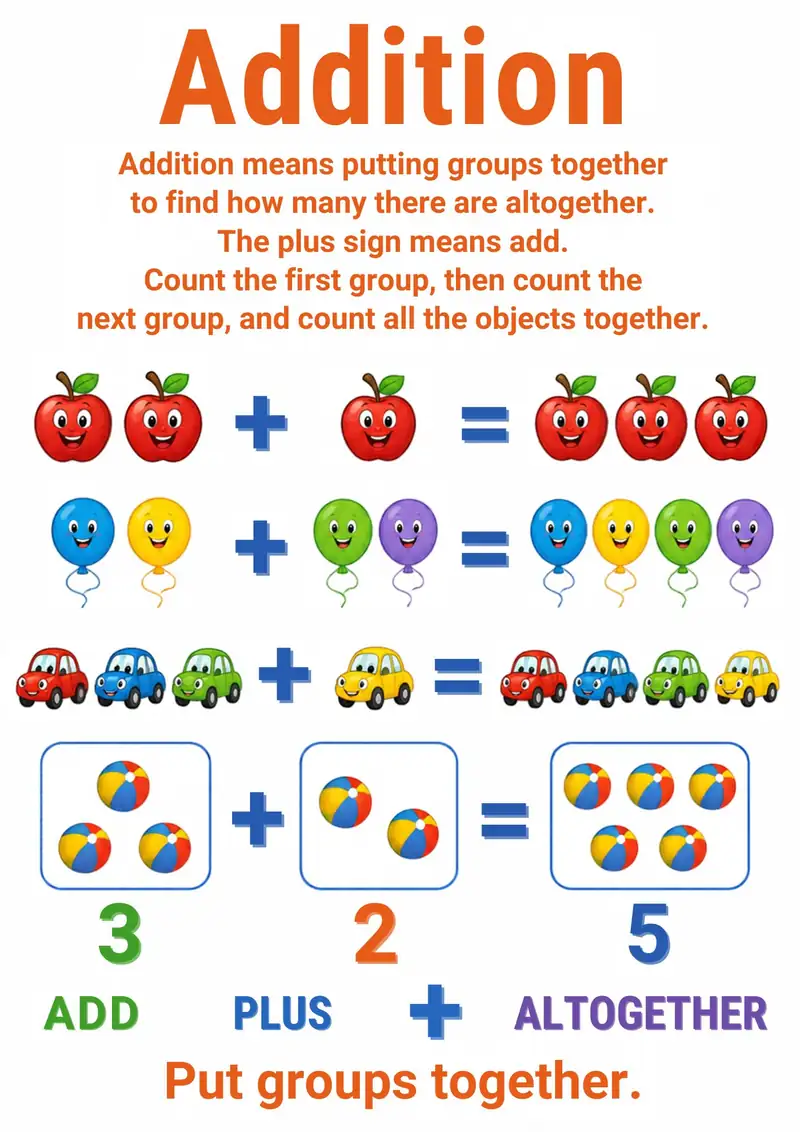
#> input picture scripts/mm-assets/addition-adding-groups-flashcard-for-kids.webp, 800 x 1132 px; its folder holds only this picture in this run
$ python mm-lab-contactsheets.py
#> lines starting #> are read from the running program, lines starting #| are printed output that depends on the picture
#!/usr/bin/env python3
"""Labeled contact sheets for the two 2026-10-31 decks — Class 42 · Measuring
& Money (28 cards + cover) and the Science Lab equipment deck (53 cards) —
the house transcription play (Class 39/40/41 + Science rounds): every card
face is read off the artwork via labeled grids, never invented. 9 cards per
sheet, 3x3, each cell labeled with its 1-based index + R2 file name."""
import os
from PIL import Image, ImageDraw, ImageFont

HERE = os.path.dirname(__file__)

def sheets(assets_dir, out_dir, prefix):
#> called with assets_dir = 'scripts/mm-assets', out_dir = 'scripts/mm-sheets', prefix = 'mm'
    os.makedirs(out_dir, exist_ok=True)
    CARDS = sorted(f for f in os.listdir(assets_dir) if f.endswith('.webp') and 'cover' not in f)
    CELL_W, LABEL_H = 360, 30
    try:
        FONT = ImageFont.truetype('/usr/share/fonts/truetype/dejavu/DejaVuSans-Bold.ttf', 15)
    except Exception:
        FONT = ImageFont.load_default()
    per = 9
    n = (len(CARDS) + per - 1) // per
    for s in range(n):
        chunk = CARDS[s * per:(s + 1) * per]
        cols = 3
        rows = (len(chunk) + cols - 1) // cols
        cell_h = CELL_W * 1132 // 800
        sheet = Image.new('RGB', (cols * CELL_W, rows * (cell_h + LABEL_H)), '#111111')
#> sheet: PIL image 1080x539 RGB; every value is 17
        d = ImageDraw.Draw(sheet)
        for i, name in enumerate(chunk):
            idx = s * per + i + 1
            img = Image.open(os.path.join(assets_dir, name)).convert('RGB').resize((CELL_W, cell_h))
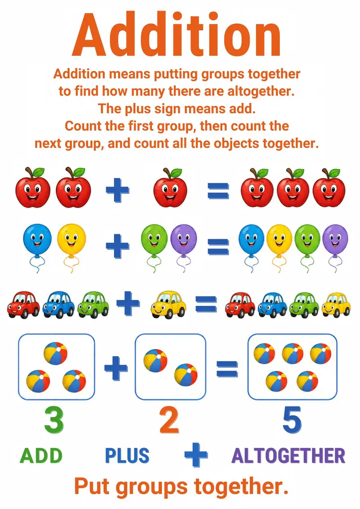
#> img: PIL image 360x509 RGB; mean R, G, B 234.4, 224.8, 218.6
            x, y = (i % cols) * CELL_W, (i // cols) * (cell_h + LABEL_H)
            sheet.paste(img, (x, y + LABEL_H))
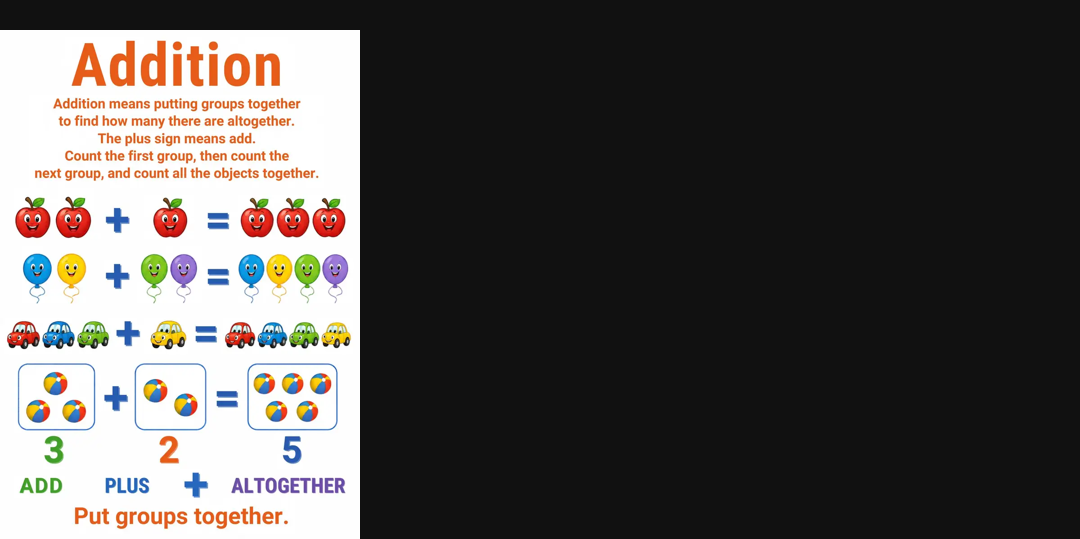
#> sheet: PIL image 1080x539 RGB; mean R, G, B 85.4, 82.4, 80.4
            d.text((x + 6, y + 5), f'#{idx:02d} {name[:46]}', fill='#ffffff', font=FONT)
        p = os.path.join(out_dir, f'{prefix}-sheet-{s + 1}.png')
        sheet.save(p)
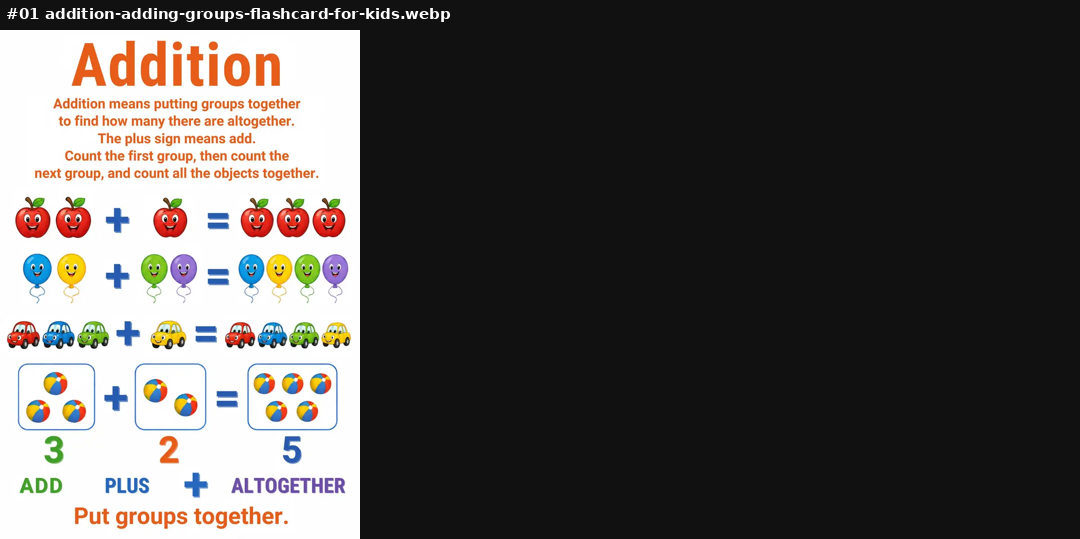
#> saved as mm-sheet-1.png: PIL image 1080x539 RGB; mean R, G, B 86.2, 83.2, 81.2
        print(p, sheet.size, f'cards #{s * per + 1}-#{s * per + len(chunk)}')
#| scripts/mm-sheets/mm-sheet-1.png (1080, 539) cards #1-#1
    # the cover, alone, for the class page main image check
    cov = [f for f in os.listdir(assets_dir) if 'cover' in f]
    if cov:
        img = Image.open(os.path.join(assets_dir, cov[0])).convert('RGB').resize((CELL_W, CELL_W * 1132 // 800))
        p = os.path.join(out_dir, f'{prefix}-cover.png')
        img.save(p)
        print(p, 'cover')

sheets(os.path.join(HERE, 'mm-assets'), os.path.join(HERE, 'mm-sheets'), 'mm')
sheets(os.path.join(HERE, 'lab-assets'), os.path.join(HERE, 'lab-sheets'), 'lab')
#> (the run stopped early here; a loop or call above may not have finished)

$ run again, on scripts/mm-assets/full-and-empty-capacity-flashcard-for-kids.webp
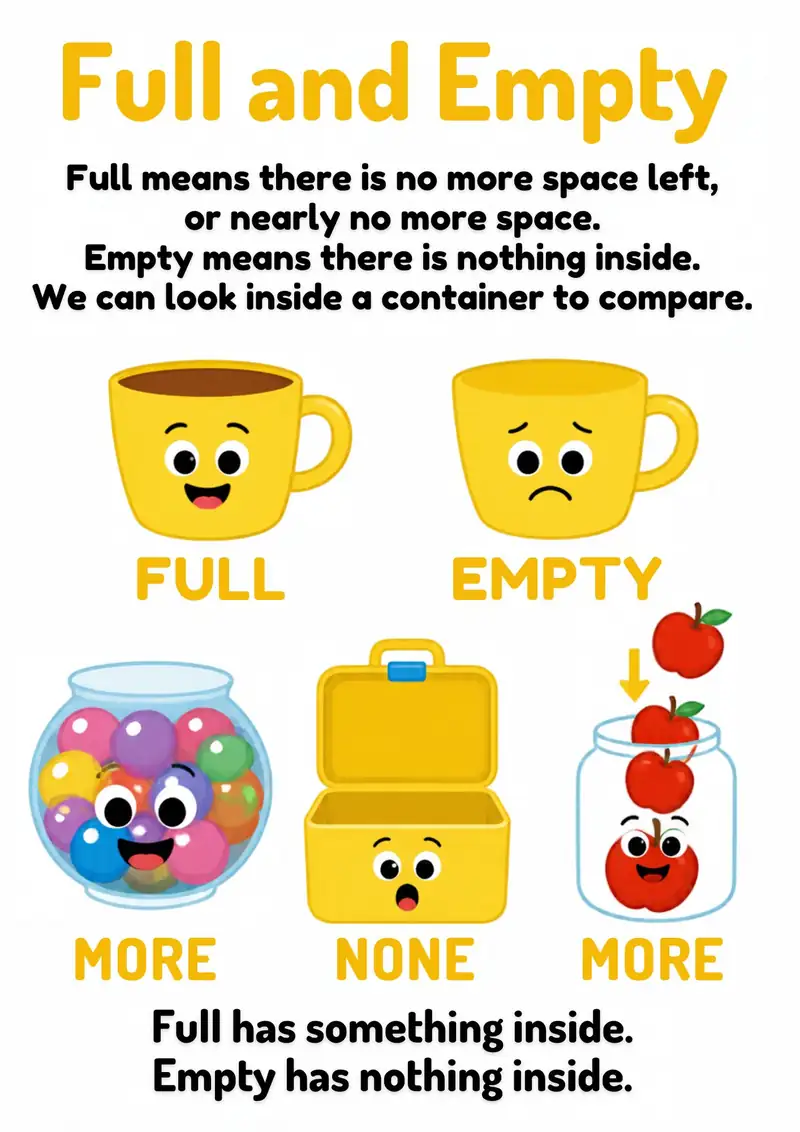
#> input picture scripts/mm-assets/full-and-empty-capacity-flashcard-for-kids.webp, 800 x 1132 px
#> in sheets, `img = Image.open(os.path.join(assets_dir, name)).convert('RGB').resize..`:
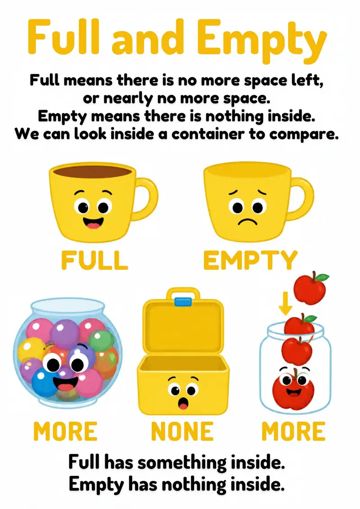
#> img: PIL image 360x509 RGB; mean R, G, B 232.4, 221.8, 193.3
#> in sheets, `sheet.save(p)`:
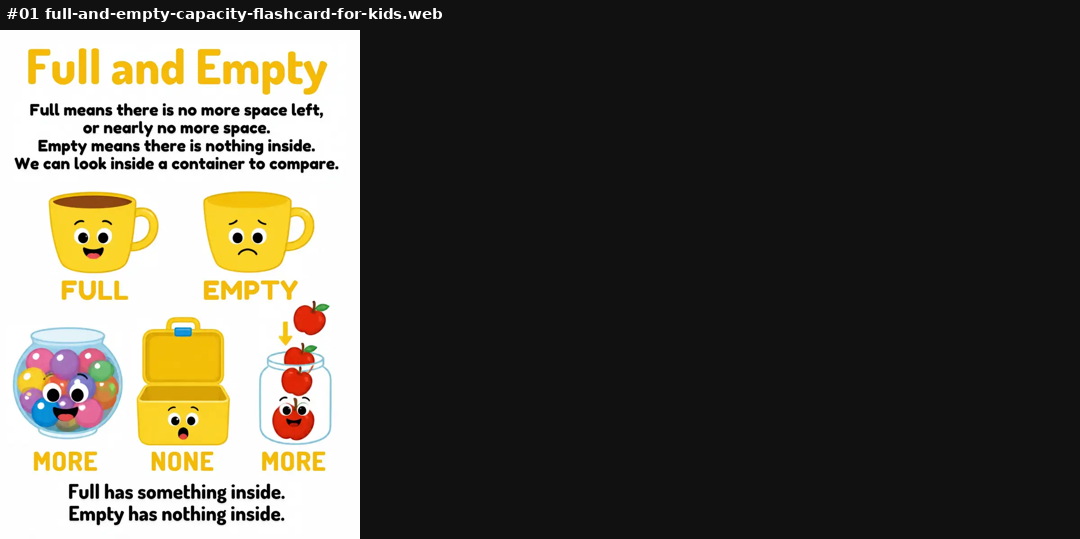
#> saved as mm-sheet-1.png: PIL image 1080x539 RGB; mean R, G, B 85.5, 82.2, 73.2
#| scripts/mm-sheets/mm-sheet-1.png (1080, 539) cards #1-#1

$ run again, on scripts/mm-assets/heavy-and-light-comparing-weight-flashcard-for-kids.webp
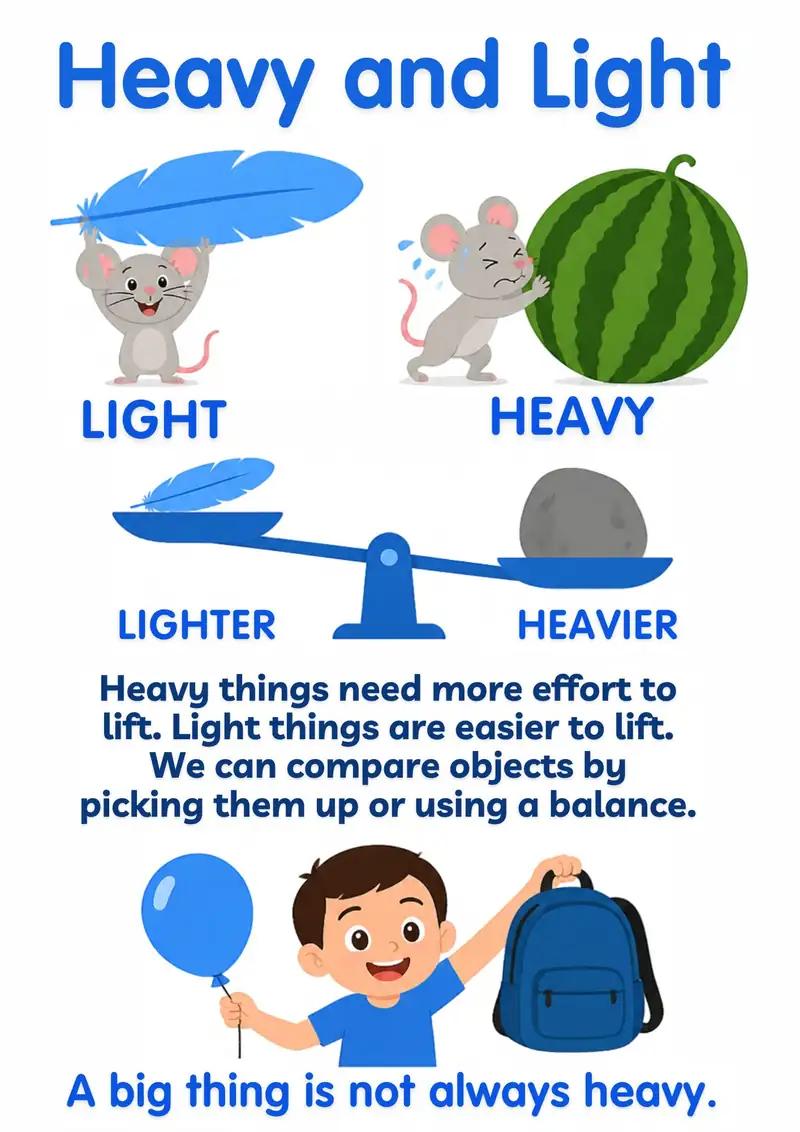
#> input picture scripts/mm-assets/heavy-and-light-comparing-weight-flashcard-for-kids.webp, 800 x 1132 px
#> in sheets, `img = Image.open(os.path.join(assets_dir, name)).convert('RGB').resize..`:
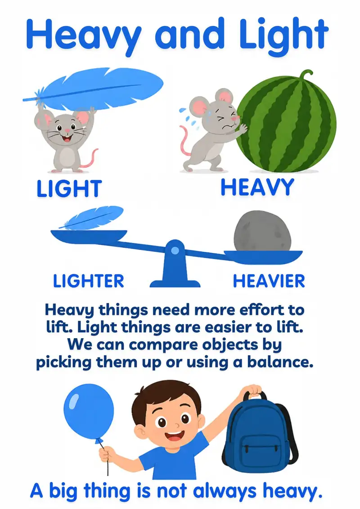
#> img: PIL image 360x509 RGB; mean R, G, B 203.9, 215.8, 225.1
#> in sheets, `sheet.save(p)`:
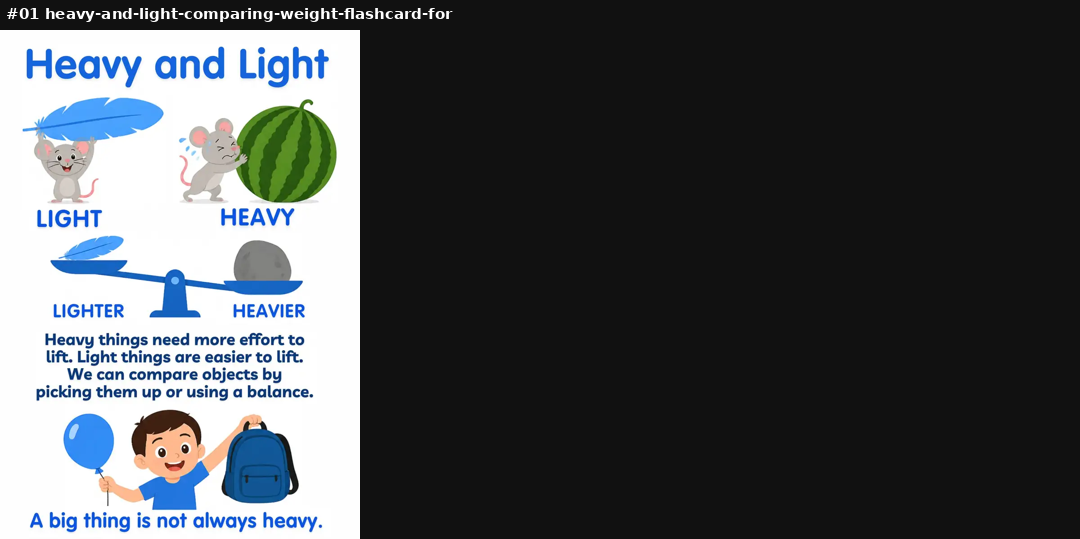
#> saved as mm-sheet-1.png: PIL image 1080x539 RGB; mean R, G, B 76.6, 80.3, 83.3
#| scripts/mm-sheets/mm-sheet-1.png (1080, 539) cards #1-#1

$ run again, on scripts/mm-assets/in-front-and-behind-flashcard-for-kids.webp
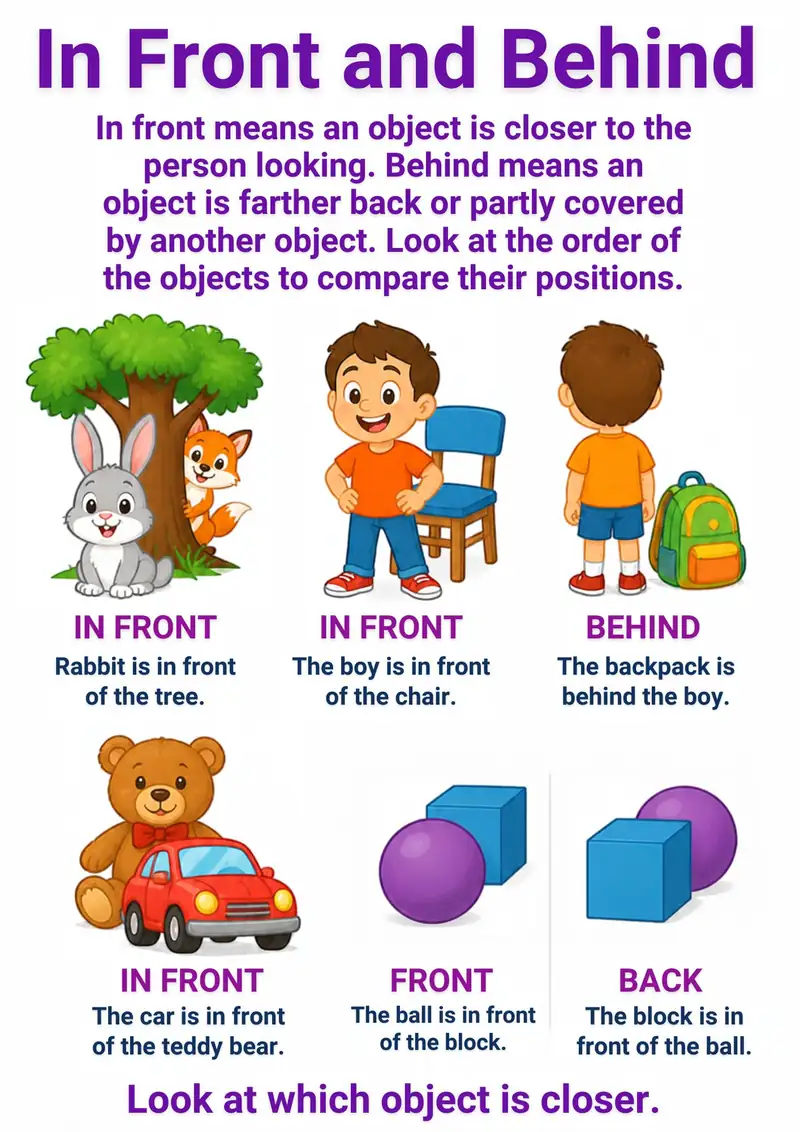
#> input picture scripts/mm-assets/in-front-and-behind-flashcard-for-kids.webp, 800 x 1132 px
#> in sheets, `img = Image.open(os.path.join(assets_dir, name)).convert('RGB').resize..`:
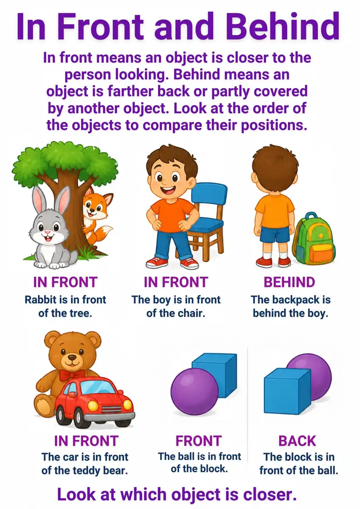
#> img: PIL image 360x509 RGB; mean R, G, B 218.9, 209.2, 212.8
#> in sheets, `sheet.save(p)`:
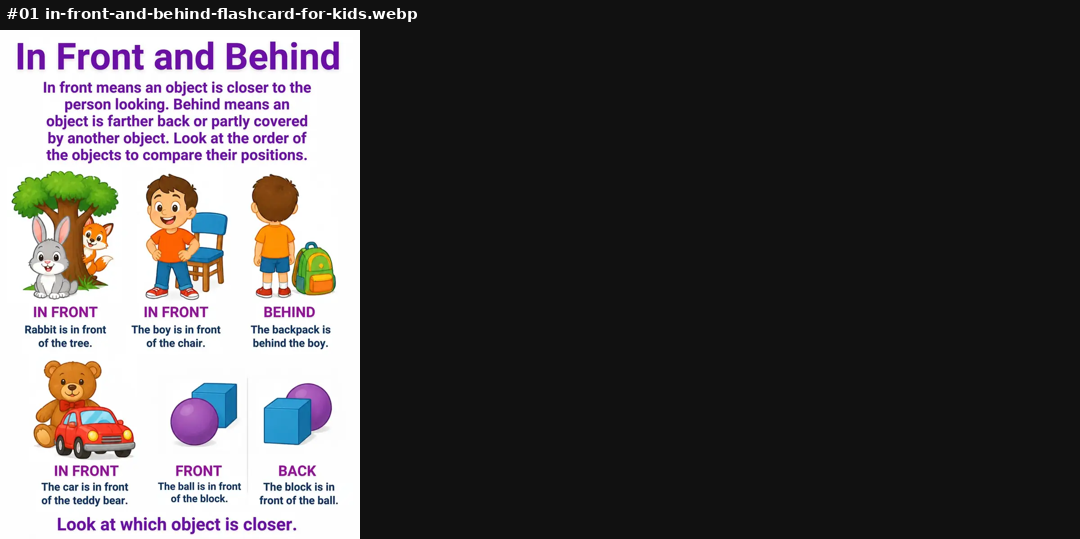
#> saved as mm-sheet-1.png: PIL image 1080x539 RGB; mean R, G, B 81.3, 78.2, 79.3
#| scripts/mm-sheets/mm-sheet-1.png (1080, 539) cards #1-#1

$ run again, on scripts/mm-assets/counting-1-to-10-flashcard-for-kids.webp
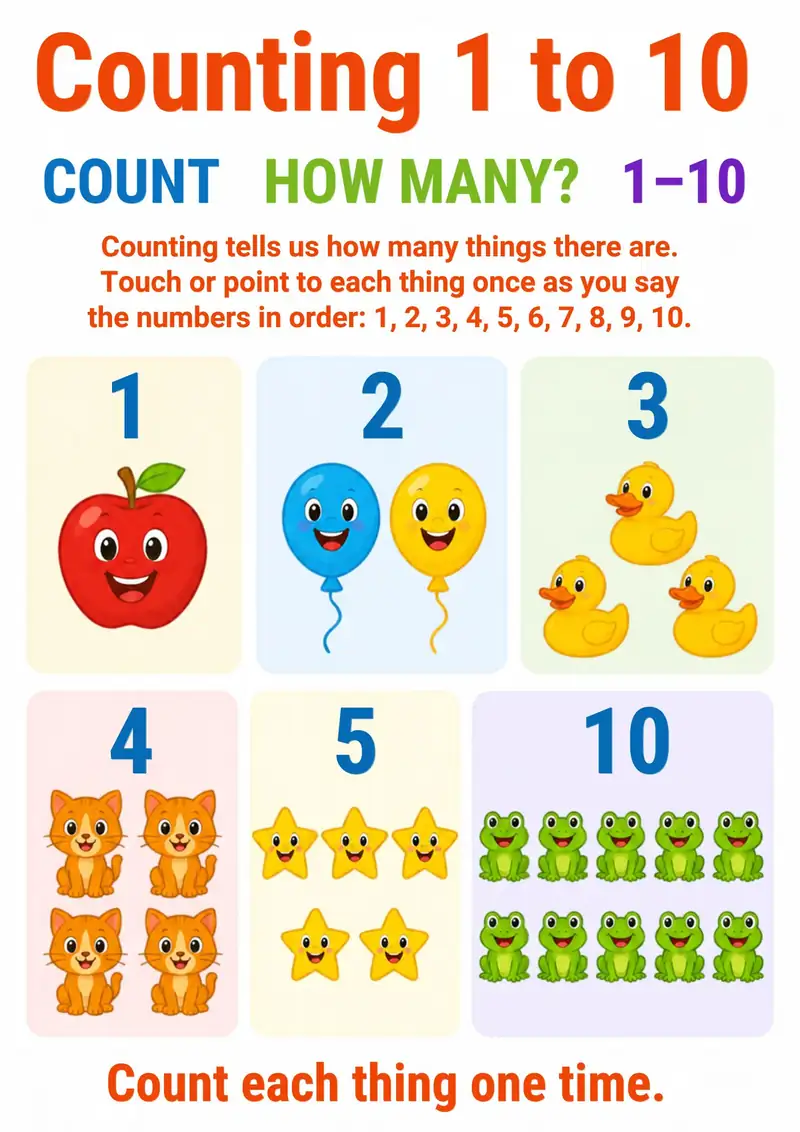
#> input picture scripts/mm-assets/counting-1-to-10-flashcard-for-kids.webp, 800 x 1132 px
#> in sheets, `img = Image.open(os.path.join(assets_dir, name)).convert('RGB').resize..`:
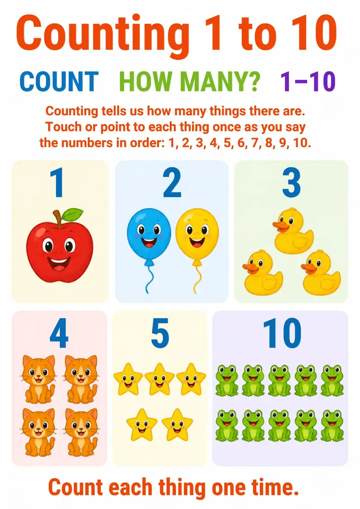
#> img: PIL image 360x509 RGB; mean R, G, B 234.6, 222.8, 202
#> in sheets, `sheet.save(p)`:
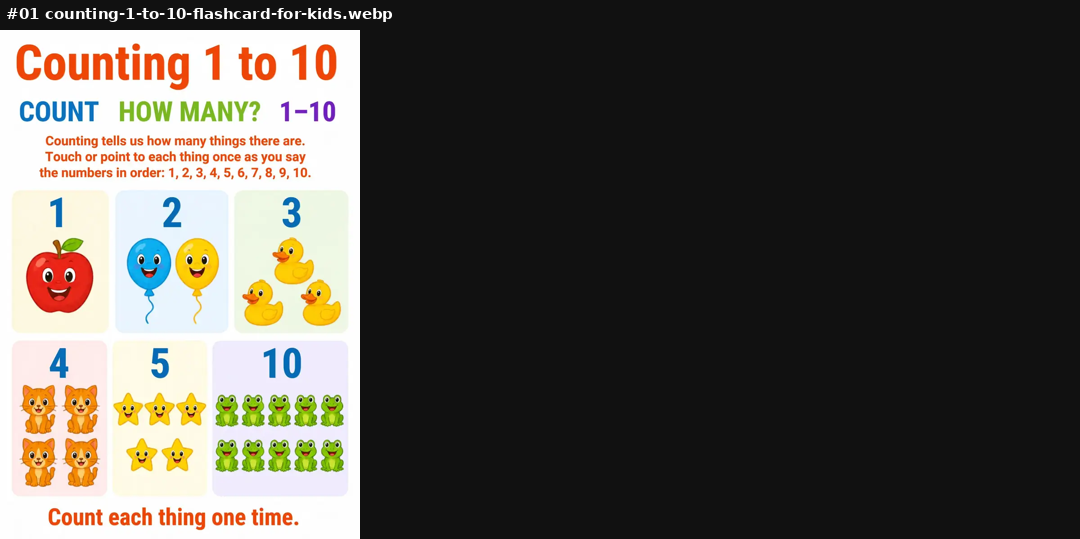
#> saved as mm-sheet-1.png: PIL image 1080x539 RGB; mean R, G, B 86.1, 82.4, 75.9
#| scripts/mm-sheets/mm-sheet-1.png (1080, 539) cards #1-#1
